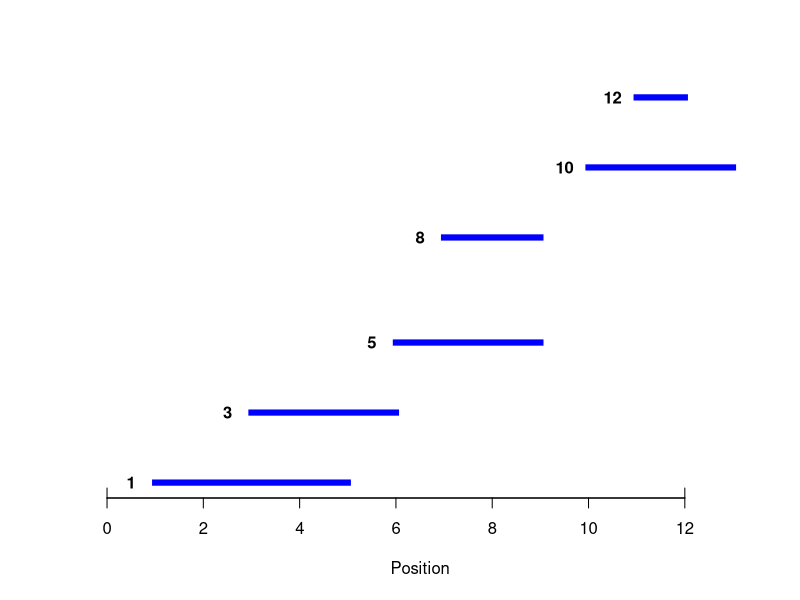

Reproduce this figure in R.
dat <- data.frame(
  pos = c(1, 3, 5, 8, 10, 12),
  start = c(1,3, 6, 7, 10, 11),
  end = c(5, 6, 9, 9, 13, 12)
)

plot(c(0,13),c(1,12),type = "n",axes = FALSE,xlab = "Position",ylab = "")
segments(x0 = dat$start,
         y0 = dat$pos,
         x1 = dat$end,
         y1 = dat$pos,
         col = "blue",
         lwd = 6,
         lend = 2)
text(x = dat$start - 0.5,y = dat$pos,labels = dat$pos,font = 2)
axis(1)
axis(1,at = c(0,12),labels = FALSE,tcl = 0.5)